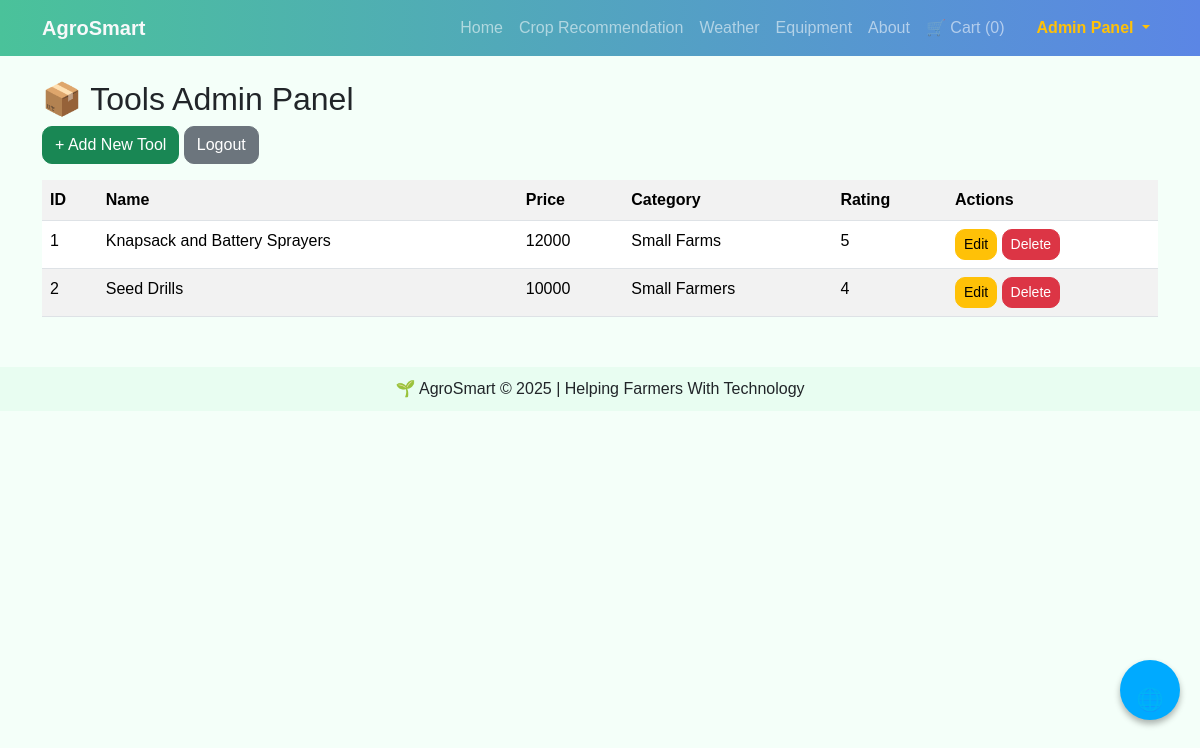
Screenshot of /admin/tools (signed in) with the database file from the repository.
### app.py (models this page shows, shortened)
class Tool(db.Model):
    id = db.Column(db.Integer, primary_key=True)
    name = db.Column(db.String(100), nullable=False)
    price = db.Column(db.String(50), nullable=False)
    img = db.Column(db.String(100), nullable=False)
    category = db.Column(db.String(50), nullable=False)
    rating = db.Column(db.Integer, default=4)

### app.py (the view)
@app.route("/admin/tools")
def admin_tools():
    if "admin" not in session:
        return redirect("/admin")
    tools = Tool.query.all()
    return render_template("admin_tools.html", tools=tools)

### templates/admin_tools.html
{% extends "base.html" %}
{% block content %}
<h2>📦 Tools Admin Panel</h2>
<a class="btn btn-success mb-3" href="/admin/tools/add">+ Add New Tool</a>
<a class="btn btn-secondary mb-3" href="/admin/logout">Logout</a>
<table class="table table-striped table-hover">
  <tr>
    <th>ID</th><th>Name</th><th>Price</th><th>Category</th><th>Rating</th><th>Actions</th>
  </tr>
  {% for t in tools %}
  <tr>
    <td>{{ t.id }}</td>
    <td>{{ t.name }}</td>
    <td>{{ t.price }}</td>
    <td>{{ t.category }}</td>
    <td>{{ t.rating }}</td>
    <td>
      <a class="btn btn-warning btn-sm" href="/admin/tools/edit/{{ t.id }}">Edit</a>
      <a class="btn btn-danger btn-sm" href="/admin/tools/delete/{{ t.id }}">Delete</a>
    </td>
  </tr>
  {% endfor %}
</table>
{% endblock %}

### static/css/style.css (style rules this page uses)
body { font-family: 'Poppins', sans-serif; background: #f4fff9; }
.btn { border-radius: 10px; }

### rows the page displays
Tool: id "1", name "Knapsack and Battery Sprayers", price "12000", category "Small Farms", rating "5"
Tool: id "2", name "Seed Drills", price "10000", category "Small Farmers", rating "4"

### other values shown
{{ session.get('cart')|length if session.get('cart') else 0 }} "0"
